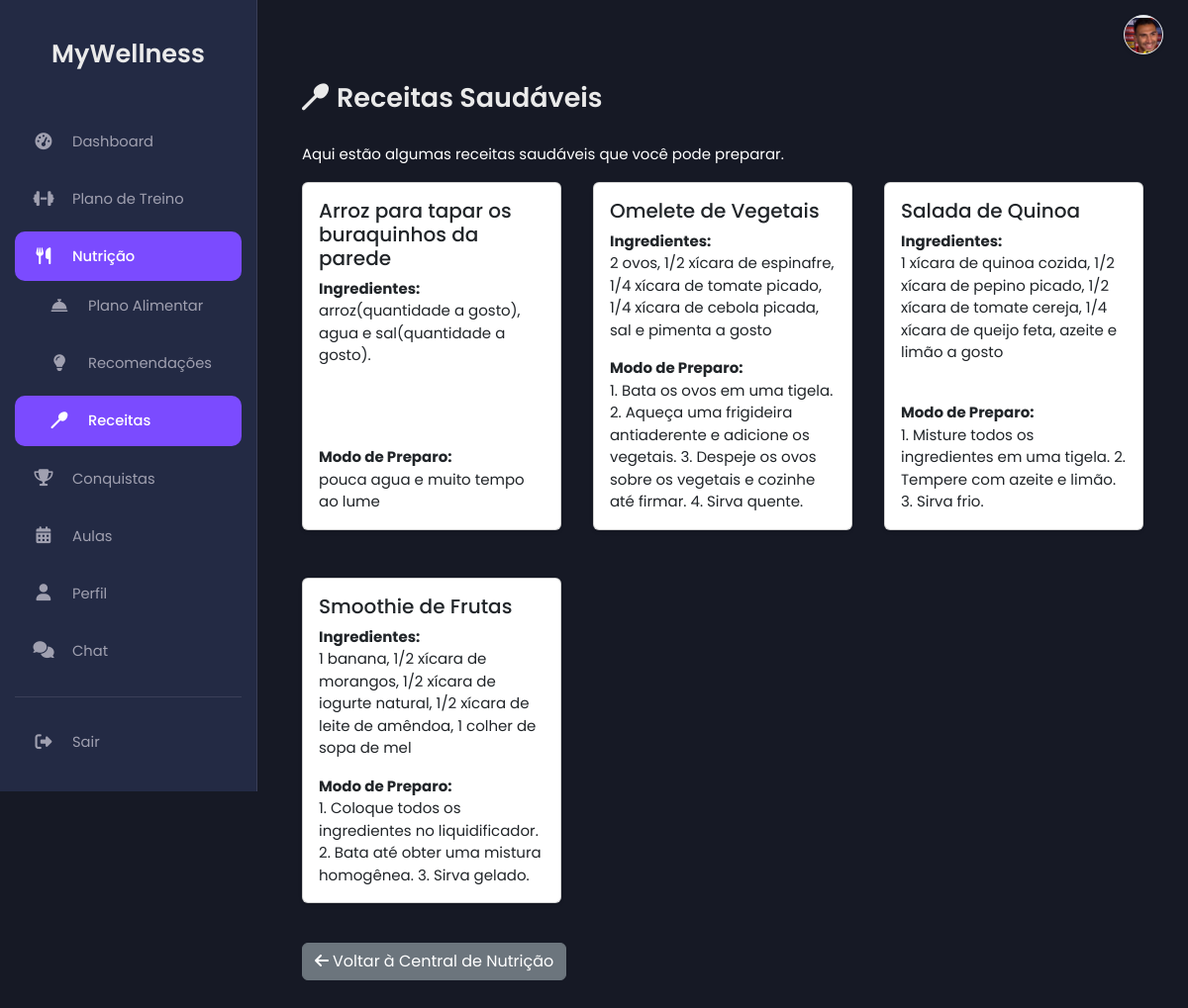
The page /recipes_client.php (signed in) on the database its author committed.
### tables this page shows
CREATE TABLE `recipes` (
  `id` int(11) NOT NULL,
  `name` varchar(100) NOT NULL,
  `ingredients` text NOT NULL,
  `instructions` text NOT NULL,
  `added_by_nutritionist_id` int(11) DEFAULT NULL COMMENT 'FK para users.id (nutricionista)',
  `created_at` timestamp NOT NULL DEFAULT current_timestamp()
);

### recipes_client.php (the view, shortened to what this page needs)
<?php
include 'db.php';
include 'header.php';
include 'sidebar_client.php';
$recipes = [];
try {
    $stmt = $pdo->prepare("SELECT * from recipes ORDER BY name ASC");
    $stmt->execute();
    $recipes = $stmt->fetchAll();
} catch (PDOException $e) {
    error_log("Erro ao buscar receitas: " . $e->getMessage());
}
?>
<main class="main-content">
    <div class="container mt-5">
        <h2><i class="fas fa-utensil-spoon me-2"></i>Receitas Saudáveis</h2>
        <p class="text-muted" style="color: white !important;">Aqui estão algumas receitas saudáveis que você pode preparar.</p>
        <div class="row">
            <?php if (!empty($recipes)): ?>
                <?php foreach ($recipes as $recipe): ?>
                    <div class="col-md-6 col-lg-4 mb-4">
                        <div class="card shadow-sm h-100">
                            <div class="card-body d-flex flex-column">
                                <h5 class="card-title"><?= htmlspecialchars($recipe['name']) ?></h5>
                                <p class="card-text"><strong>Ingredientes:</strong><br><?= nl2br(htmlspecialchars($recipe['ingredients'])) ?></p>
                                <p class="card-text mt-auto"><strong>Modo de Preparo:</strong><br><?= nl2br(htmlspecialchars($recipe['instructions'])) ?></p>
                            </div>
                        </div>
                    </div>
                <?php endforeach; ?>
            <?php else: ?>
                <div class="col-12"><div class="alert alert-info text-center">Nenhuma receita disponível no momento.</div></div>
            <?php endif; ?>
        </div>
        <a href="nutrition_hub.php" class="btn btn-secondary mt-3"><i class="fas fa-arrow-left me-1"></i>Voltar à Central de Nutrição</a>
    </div>
</main>
<?php include 'footer.php'; ?>

### assets/css/dashboard_cliente.css (style rules this page uses)
:root { --bg-dark-primary: #161925; --bg-dark-secondary: #232A44; --text-light: #EAEAEA; --text-muted: #A0A0B0; --accent-color: #7B4BFF; --accent-color-hover: #6a3ffb; --border-color: #3a3f58; --sidebar-width: 260px; --sidebar-width-collapsed: 80px; --font-family: 'Poppins', sans-serif; }
body.dashboard-body { background-color: var(--bg-dark-primary); color: var(--text-light); font-family: var(--font-family); margin: 0; padding: 0; display: flex; min-height: 100vh; font-size: 15px; }
.main-content { margin-left: var(--sidebar-width); padding: 35px 45px; width: calc(100% - var(--sidebar-width)); background-color: var(--bg-dark-primary); transition: margin-left 0.3s ease, width 0.3s ease; overflow-y: auto; }
.main-content h2 { color: var(--text-light); margin-bottom: 30px; font-weight: 600; font-size: 1.8em; }
.container, .container-fluid, .container-lg, .container-md, .container-sm, .container-xl, .container-xxl { padding-left: 0; padding-right: 0; max-width: 100%; }
.row { --bs-gutter-x: 2rem; --bs-gutter-y: 1.5rem; }

### assets/css/personalizacao_chat.css (style rules this page uses)
:root { --chat-bg: #FFFFFF; --chat-text: #000000; --chat-border: #D1D1D6; --chat-messages-bg: #FFFFFF; --chat-input-area-bg: #F8F9FA; --chat-input-bg: #FFFFFF; --chat-placeholder-text: #8A8A8E; --chat-sent-bg: #007AFF; --chat-sent-bg-rgb: 0, 122, 255; --chat-sent-text: #FFFFFF; --chat-received-bg: #E5E5EA; --chat-received-text: #000000; --chat-timestamp-sent: #d1eaff; --chat-timestamp-received: #6c757d; }

### rows shown on the page
recipes: name "Arroz para tapar os buraquinhos da parede", ingredients "arroz(quantidade a gosto), agua e sal(quantidade a gosto).", instructions "pouca agua e muito tempo ao lume"
recipes: name "Omelete de Vegetais", ingredients "2 ovos, 1/2 xícara de espinafre, 1/4 xícara de tomate picado, 1/4 xícara de cebola picada, sal e pimenta a gosto", instructions "1. Bata os ovos em uma tigela. 2. Aqueça uma frigideira antiaderente e adicione os vegetais. 3. Despeje os ovos sobre os vegetais e cozinhe até firmar. 4. Sirva quente."
recipes: name "Salada de Quinoa", ingredients "1 xícara de quinoa cozida, 1/2 xícara de pepino picado, 1/2 xícara de tomate cereja, 1/4 xícara de queijo feta, azeite e limão a gosto", instructions "1. Misture todos os ingredientes em uma tigela. 2. Tempere com azeite e limão. 3. Sirva frio."
recipes: name "Smoothie de Frutas", ingredients "1 banana, 1/2 xícara de morangos, 1/2 xícara de iogurte natural, 1/2 xícara de leite de amêndoa, 1 colher de sopa de mel", instructions "1. Coloque todos os ingredientes no liquidificador. 2. Bata até obter uma mistura homogênea. 3. Sirva gelado."
